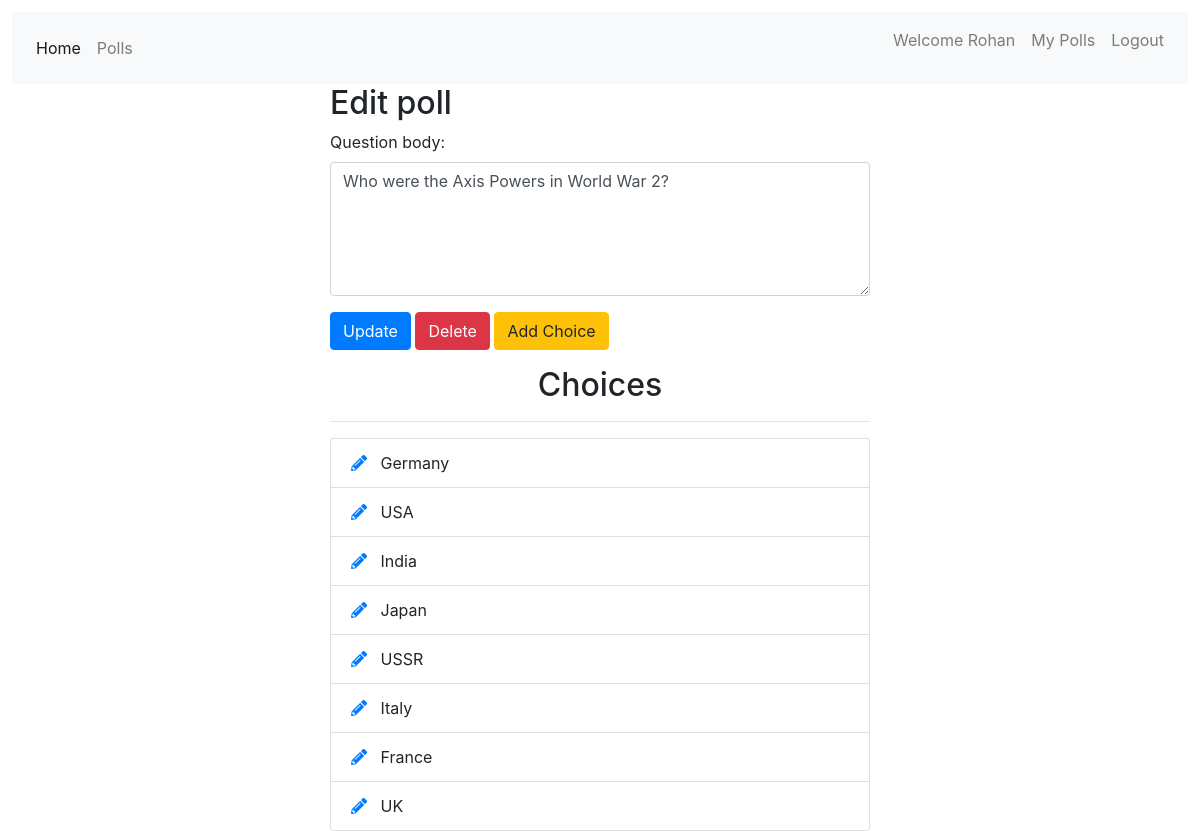
Screenshot of /polls/edit/6/ (signed in) with the database file from the repository.
### accounts/models.py (models this page shows, shortened)
class User_meta_data(models.Model):
    first_name = models.CharField(max_length=200,null=True,blank=True)
    last_name = models.CharField(max_length=200, null=True, blank=True)
    user = models.ForeignKey(User,related_name='usermeta',on_delete=models.CASCADE)

### polls/models.py (models this page shows, shortened)
class Poll_question(models.Model):
    question_body = models.CharField(max_length=200)
    is_single = models.BooleanField(default=1, verbose_name="Single Choice")
    published_date = models.DateTimeField('Date Published', default=timezone.now)
    creator = models.ForeignKey(User, on_delete=models.CASCADE)
    class Meta:
        ordering = ['-published_date']

class Poll_option(models.Model):
    question = models.ForeignKey(Poll_question, on_delete=models.CASCADE)
    option_body = models.CharField(max_length=200)

### polls/views.py (the view)
# urls.py: path('edit/<int:pk>/', views.polls_edit, name='edit'),
@login_required
def polls_edit(request, pk):
    question = get_object_or_404(Poll_question, pk=pk)
    user_meta = User_meta_data.objects.get(id=request.user.id)
    if request.user != question.creator:
        return redirect('home')
    if request.method == 'POST':
        form = EditPollForm(request.POST, instance=question)
        if form.is_valid:
            form.save()
            return redirect("polls:list")
    else:
        form = EditPollForm(instance=question)
    return render(request, "polls/poll_edit.html", {'form': form, 'poll': question, 'user': user_meta})

### polls/forms.py
class EditPollForm(forms.ModelForm):
    class Meta:
        model = Poll_question
        fields = ['question_body', ]
        widgets = {
            'question_body': forms.Textarea(attrs={'class': 'form-control', 'rows': 5, 'cols': 20}),
        }

### polls/templates/polls/poll_edit.html (shortened to what this page needs)
{% extends 'base.html' %}
{% block content %}
<div class="container">
    <div class="row center">
        <div class="col-md-6 offset-md-3">
            <h2>Edit poll</h2>
            <form action="" method="POST">
                {% for field in form %}
                <div class="form-group">
                    {{ field.label_tag }}
                    {{ field }}
                </div>
                {% endfor %}
                <button type="submit" class="btn btn-primary">Update</button>
                <a class="btn btn-danger" href="{% url 'polls:delete_poll' poll.id %}" role="button" onclick="return confirm('Are you sure?')">Delete</a>
                <a class="btn btn-warning" href="{% url 'polls:add_choice' poll.id %}" role="button">Add Choice</a>
            </form>
            <div class="choices">
                <h2 class="text-center mt-3">Choices</h2>
                <hr>
                <ul class="list-group">
                    {% for choice in poll.poll_option_set.all %}
                    <li class="list-group-item">
                        <a href="{% url 'polls:choice_edit' choice.id %}">
                            <i class="fas fa-pencil-alt">
                            </i>
                        </a>&nbsp
                        {{ choice.option_body }}
                    </li>
                    {% endfor %}
                </ul>
            </div>
        </div>
    </div>
</div>
{% endblock %}

### templates/navbar.html (shortened to what this page needs)
<nav class="navbar navbar-expand-sm navbar-light bg-light">
    <div class="collapse navbar-collapse" id="collapsibleNavId">
        <ul class="navbar-nav mr-auto mt-2 mt-lg-0">
            <li class="nav-item active">
                <a class="nav-link" href="{% url 'home' %}">Home <span class="sr-only">(current)</span></a>
            </li>
            {% if request.user.is_authenticated %}
            <li class="nav-item">
                <a class="nav-link" href="{% url 'polls:list' %}">Polls</a>
            </li>
            {% endif %}
        </ul>
        <div class="navbar-nav ml-auto">
            {% if request.user.is_authenticated %}
            <p class="nav-link">Welcome {{user.first_name}}</p>
            <a class="nav-link" href="{% url 'polls:list_by_user' %}">My Polls</a>
            <a class="nav-link" href="{% url 'accounts:logout' %}">Logout</a>
            {% else %}
            <a class="nav-link" href="{% url 'accounts:login' %}">Login</a>
            <a class="nav-link" href="{% url 'accounts:register' %}">Register</a>
            {% endif %}
        </div>
    </div>
</nav>

### templates/base.html (style rules this page uses)
html, body { height: 100%; padding: 0.5vw; }

### rows the page displays
User_meta_data: first_name "Rohan"
Poll_question: form "Who were the Axis Powers in World War 2?"
Poll_option: option_body "Germany"
Poll_option: option_body "USA"
Poll_option: option_body "India"
Poll_option: option_body "Japan"
Poll_option: option_body "USSR"
Poll_option: option_body "Italy"
Poll_option: option_body "France"
Poll_option: option_body "UK"

### other values shown
{{ field.label_tag }} "Question body:"
